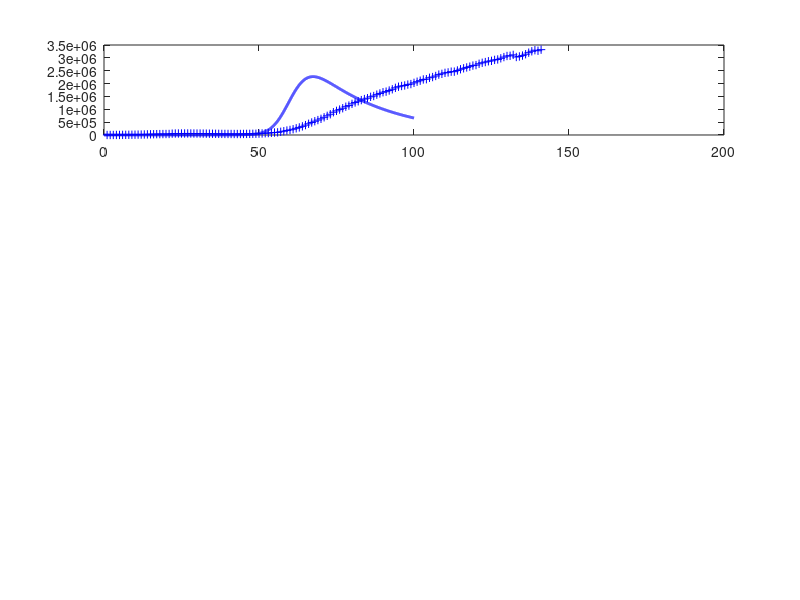

Reproduce this figure in MATLAB. (Note: this script raises an error after producing the figure.)
% svr19.m

% Revised:  2020 03 25

% Mathemtatical model for the spread of the covid19 virus
% Model for GLOBAL spread of virus
% Model for CHINA spread of virus: download svr19CHINA.m
% Data from https://www.worldometers.info/coronavirus/
% Date file:  covid19.mat  variable covid19
% Model specified by the variables in the INPUT SECTION of the Script

% DOING PHYSICS WITH MATLAB: 
%   https://d-arora.github.io/Doing-Physics-With-Matlab/
% Documentation
%   http://www.physics.usyd.edu.au/teach_res/mp/doc/sird19E.htm
% Download Scripts
%   http://www.physics.usyd.edu.au/teach_res/mp/mscripts/

% Ian Cooper
% email: matlabvisualphysics@gmail.com
% Matlab 2019b

% Populations: Data d / Model
% Susceptible individuals:  Sd  S
% Active infections (currently infected);  Id  I
% Recovered:  Rd  R
% Dead:  Dd  D

close all
clear
clc

global Imax Rmax Dmax ITmax Smax

load('covid19.mat')

% DATA: variable covid19
% Col 1: World   Id   Currently Infected Cases
% Col 2: World   Rd   Recovered
% Col 3: World   Dd   Deaths

% Data for China with Script svr19CHINA.m
% Col 4: China   Total infected cases
% Col 5: China   Currently Infected Cases
% Col 6: China   Deaths
% Col 7: USA     Total infected cases
% Col 8: USA     Currently infected cases
% Col 9: USA     Deaths
% Col 10: AUST     Total infected cases
% Col 11: AUST     Currently infected cases
% Col 12: AUST     Deaths


% Initialize arrays  **************************************************
  % Model: number of time steps 
  num = 5000;
  I = zeros(num,1);
  N = zeros(num,1);
  D = zeros(num,1);
  R = zeros(num,1);

% INPUTS: Model Parameters ********************************************
% Maximum number of days for model   [200]
  tMax = 100;
% Adjustible model parameters  
  a(1) = 0.45;
  a(2) = 0.042;
  a(3) = 0.93;
  a(4) = 1;
  I(1) = 568;
  S0 = 1e9;
  w  = 8;
  t0 = 0;
  
  
% SETUP  ************************************************************** 
% Time [days]
  t = linspace(0,tMax,num)';
  dt = t(2) - t(1);

% Susceptible Population
  S1 = 0.5.*S0 .* exp(-0.5.*((t-t0)./w).^2);
  S2 = S0 .* exp(-0.5.*((t-50)./w).^2);
  S = S1 + S2;
  
% DATA: Id Rd Dd / Number of data days for COVID19 ******************** 
  Ndays  = find(covid19 == 0,1) - 1;  
  Id  = covid19(1:Ndays,1);
  Rd = covid19(1:Ndays,2);
  Dd    = covid19(1:Ndays,3);

  Idtot = Id + Rd + Dd;
  Idmax = max(Id);
  Rdmax = max(Rd);
  Ddmax = max(Dd);
  ITdmax = max(Idtot);
  
% DATA: Percentages
  pId = 100*Id(end) / Idtot(end);
  pRd = 100*Rd(end) / Idtot(end);
  pDd = 100*Dd(end) / Idtot(end);


% MODEL  **************************************************************  
for n = 1:num-1
  dS = a(1)*(S(n)/S0)*I(n)*dt;
  dN = a(2)*I(n)*dt;
  I(n+1) = I(n) + dS - dN;
  N(n+1) = N(n) + dN;
  R(n+1) = a(3)*N(n+1);
  D(n+1) = N(n+1) - R(n+1);
%  S(n+1) = S(n+1) - a(4)*dS;
end

  Itot = I + R + D; 
  Imax = max(I);
  ITmax= max(Itot);
  Rmax = max(R);
  Dmax = max(D);
  Smax = max(S);
  
% Percentages: model
  pI = 100*I(end) / Itot(end);
  pR = 100*R(end) / Itot(end);
  pD = 100*D(end) / Itot(end);  
  
% Exponential increase
  th = 5; k = log(2)/th;
  Iexp = I(1).*exp(k*(t-42));
  

 
% GRAPHICS  *********************************************************** 

figure(1)
  set(gcf,'units','normalized');
  set(gcf,'position',[0.02 0.05 0.3 0.75]);
  set(gcf,'color','w');

subplot(4,1,1)  % INFECTIONS
    xP = 1: Ndays;
    yP = Id;
    plot(xP,yP,'b+')   

    hold on
    
    xP = t; yP = I;
    plot(xP,yP,'b','linewidth',2)
   
     plotMonths(1)
     
    grid on
    title('Active Infections  I')
    ylabel('I','FontName','Times New Roman')  
    set(gca,'fontsize',12)
  
    
subplot(4,1,2)   % RECOVERIES
    xP = 1: Ndays;
    yP = Rd; 
    plot(xP,yP,'k+')
    hold on
 
    xP = t; yP = R;
    plot(xP,yP,'k','linewidth',2)
    
    plotMonths(2)
    
    grid on

    ylabel('R')
    title('Recoveries  R')
    set(gca,'fontsize',12)
   
 
 subplot(4,1,3)    % DEATHS
    xP = 1: Ndays;
    yP = Dd; 
    plot(xP,yP,'r+')
    hold on
 
    xP = t; yP = D;
    plot(xP,yP,'r','linewidth',2)
    
    plotMonths(3)

    grid on
    ylabel('D')
    title('Deaths  D')
    set(gca,'fontsize',12) 
    
    
 subplot(4,1,4)   % Total infections
    xP = t(1:2500);
    yP = Iexp(1:2500);
    plot(xP,yP,'r','linewidth',1.2)
     ylim([0 1.2*ITmax])
    hold on
 
    xP = 1: Ndays;
    yP = Idtot; 
    plot(xP,yP,'b+')
    hold on
    xP = t; yP = Itot;
    plot(xP,yP,'b','linewidth',2)
    
    plotMonths(4)
    
    grid on
    xlabel('days elapsed')
    ylabel('I_{tot}','FontName','Times New Roman')
    title('Total Infections I_{tot}');
    set(gca,'fontsize',12) 
    

figure(2)
   set(gcf,'units','normalized');
   set(gcf,'position',[0.60 0.05 0.25 0.25]);
   set(gcf,'color','w');

   plotMonths(5)   

   xP = t; yP = S;
   plot(xP,yP,'k','linewidth',2)
   grid on
   xlabel('days elapsed')
   ylabel('Susceptible population  S') 
      
   txt = sprintf('S_{max} = %3.0e',Smax);
   text(100,11.2e4,txt,'fontsize',12)

    
    
    
figure(7)
   set(gcf,'units','normalized');
   set(gcf,'position',[0.33 0.1 0.25 0.5]);
   set(gcf,'color','w');

   xlim([0 120])
   ylim([-60 250])
   hh = 250; dh = -25;
   
   txt = 'Start date:  22 January 2020';
   Htext = text(0,hh,txt,'fontsize',12);
   set(Htext,'color','k')
   
   hh = hh+dh;
   txt = 'Model Parameters';
   text(0,hh,txt,'fontsize',12)
   
   hh = hh+dh;
   txt = sprintf('I(1) = %3.0f   S_0 = %2.0e   w = %2.2f   t_0 = %2.0f', ...
       I(1),S0,w,t0);
   text(0,hh,txt,'fontsize',12)
   
   hh = hh+dh;
   txt = sprintf('a(1) = %3.3f   a(2) = %2.3f   a(3) = %2.3f   a(4)= %2.3f', ...
       a(1),a(2),a(3),a(4));
   text(0,hh,txt,'fontsize',12)
      
   hh = hh+2*dh; 
   txt = 'DATA';
   text(0,hh,txt,'fontsize',12)
   
    z = datenum([2020 1 22]);
    z = z + Ndays-1;
    z = datetime(z,'ConvertFrom','datenum');
    z.Format = 'dd-MMM-yyyy';
    txt = cellstr(z) ; 
    text(20,hh,txt,'fontsize',12)
    
   hh = hh+dh;
   z1 = Id(end); z2 = Rd(end); z3 = Dd(end); z4 = z1+z2+z3;  
   txt = sprintf('I = %5.0f    R = %5.0f    D = %5.0f    I_{tot} = %5.0f', z1,z2,z3,z4);
   text(6,hh,txt,'fontsize',12)
   
   % Recoveries and Deaths
    pR = 100*Rd(end)/(Rd(end)+Dd(end));
    pD = 100*Dd(end)/(Rd(end)+Dd(end));
    hh = hh+dh;
    txt = sprintf('percent: Active = %2.1f  Recoveries = %2.1f    Deaths = %2.1f   ',pId,pRd,pDd);
    text(2,hh,txt,'fontsize',12)  
   
   hh = hh+2*dh; 
   txt = 'MODEL PREDICTIONS';
   text(0,hh,txt,'fontsize',12)
   
    z = datenum([2020 1 22]);
    z = z + tMax;
    z = datetime(z,'ConvertFrom','datenum');
    z.Format = 'dd-MMM-yyyy';
    txt = cellstr(z) ; 
    text(60,hh,txt,'fontsize',12)
   
   hh = hh+dh;
    z1 = I(end); z2 = R(end); z3 = D(end); z4 = z1+z2+z3;  
    txt = sprintf('I = %5.0f    R = %5.0f    D = %5.0f    I_{tot} = %5.0f', z1,z2,z3,z4);
    text(6,hh,txt,'fontsize',12)

   hh = hh+dh;
    txt = 'Peak';
    text(10,hh,txt,'fontsize',12)
    z = find(I == Imax,1);
    z = t(z) + datenum([2020 1 22]);
    z = datetime(z,'ConvertFrom','datenum');
    z.Format = 'dd-MMM-yyyy';
    txt = cellstr(z) ; 
    text(30,hh,txt,'fontsize',12)
   
    txt = sprintf('I_{peak} = %5.0f',Imax);
    text(70,hh,txt,'fontsize',12)
   
    hh = hh+dh;
    txt = sprintf('percent: Active = %2.1f  Recoveries = %2.1f    Deaths = %2.1f   ',pI,pR,pD);
    text(2,hh,txt,'fontsize',12)   
       

    
    axis off
   
    
    function  pM = plotMonths(z)
     global Imax Rmax Dmax ITmax Smax
     
     % Months
       m1 = [2020 01 22];    % day zero
       m2 = [2020 02  1];    % Feb
       m3 = [2020 03  1];    % Mar
       m4 = [2020 04  1];    % Apr
       m5 = [2020 05  1];    % May
       m6 = [2020 06  1];    % Jun
       m7 = [2020 07  1];    % Jul
       m8 = [2020 08  1];    % Aug
   
      tm(1) = datenum(m1);
      tm(2) = datenum(m2) - tm(1);
      tm(3) = datenum(m3) - tm(1);
      tm(4) = datenum(m4) - tm(1);
      tm(5) = datenum(m5) - tm(1);
      tm(6) = datenum(m6) - tm(1);
      tm(7) = datenum(m7) - tm(1);
      tm(8) = datenum(m8) - tm(1);
   
      if z == 1; yMax = Imax; end
      if z == 2; yMax = Rmax; end
      if z == 3; yMax = Dmax; end
      if z == 4; yMax = ITmax; end
      if z == 5; yMax = Smax; end
      
      for n = 2:8
        plot([tm(n), tm(n)], [0, yMax],'linewidth',1,'color', [0.5 0.5 0.5]);
        hold on
      end
      
      ys = 0.8;
      text(22, ys*yMax,'F')
      text(52, ys*yMax,'M')
      text(82, ys*yMax,'A')
      text(112,ys*yMax,'M')
      text(142,ys*yMax,'J')
      text(172,ys*yMax,'J')
      
   end
   
   
